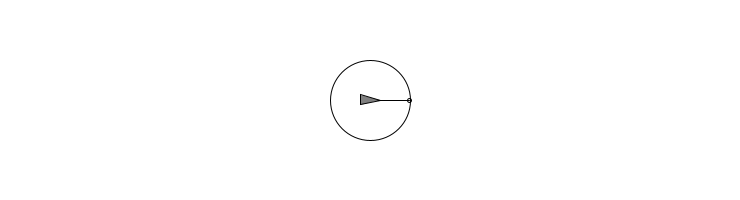
Frame 1 (no input)
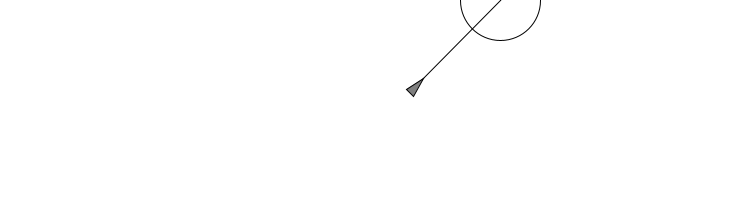
Frame 60 (the mouse pressed at the canvas centre just before this capture)
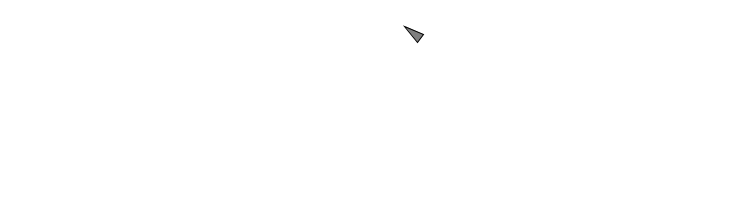
Frame 120 (the mouse held since frame 60 and released just before this capture)

The Processing sketch that drew these frames (run headless with seeded random() and noise(); from frame 60 on, the mouse is pressed at the canvas centre):

// Processing sketch: wander
// ── wander.pde
//instancia de la clase Vehicle. La vamos a llamar wanderer
Vehicle wanderer;
//una variable debug para dibujar las formas en las cuales este
//muchachito basa sus movimientos
boolean debug = true;

void setup() {
  size(740,200);
  //en el setup lo creamos y definimos el x e y que el objeto va a utilizar
  //como vector location
  wanderer = new Vehicle(width/2,height/2);
  //suaaave...
  smooth();
}

void draw() {
  //actualizar fondo. Si comentan esta linea van a obtener un dibujo que se vasa en el
  //recorrido que viene haciendo el wander
  background(255);
  //hacer los calculos para vagar
  wanderer.wander();
  //y luego, vagar.
  wanderer.run();
}

//si el mouse se presiona, alternamos el estado de debug, para dibujar o no las lineas...

void mousePressed() {
  debug = !debug;
}



// ── Vehicle.pde
//clase Vehicle. Es la que hace todos los calculos y demas. Veamosla paso a paso

class Vehicle {

  //los tres vectores de siempre: location, velocity y acceleration
 
  PVector location;
  PVector velocity;
  PVector acceleration;
 
 //r:
 
  float r;
  
  //es el angulo en base al cual vamos a calcular la animacion
  
  float wandertheta;
  
  //fuerza maxima a aplicar
  
  float maxforce;
  
  //velocidad maxima a aplicar
  
  float maxspeed;

  Vehicle(float x, float y) {
    
    //inicializamos las variables. Presetenle atencion que al de location le asignamos
    //la posicion en x e y que le pasamos desde el constructor. Este vehiculo arranca
    //en el centro del escenario, pero lo pueden tirar por donde quieran. Incluso, pueden
    //crear varios de estos y tirarlos en distintas posiciones...
    
    acceleration = new PVector(0,0);
    velocity = new PVector(0,0);
    location = new PVector(x,y);
    
    //el tamano del muneco
    
    r = 5;
    
    //el angulo con el cual vamos a laburar, lo inicializamos en 0
    
    wandertheta = 0;
    
    //ojo con la velocidad. La definimos en 2, pero hay algo importante en esto: la manera
    //en la cual creamos y asignamos todas las variables que entran en juego, definen en su
    //conjunto lo que va a pasar con la animacion. Lograr un movimiento piola depende en gran
    //medida de utilizar distintos valores de manera apropiada, tanto para fuerza, distancia,
    //velocidad, etc.
    
    maxspeed = 1;
    
    //idem con esta variable: cuanto menor sea el valor de maxforce, mas le va a costar
    //al objeto ir hacia el target. A mayor numero, mucho mas rapida e inmediata la reaccion
    
    maxforce = 0.05;
  }

  //organizamos todo en tres funciones, que as ejecutamos desde el metodo run();
  // - update() actualiza los vectores
  // - borders() controla que cuando se va por un lado, aparezca por otro
  // - display() dibuja al objeto en la posicion que le corresponda

  void run() {
    update();
    borders();
    display();
  }

  //la movidilla de siempre:
  //a la velocidad, le agregamos la aceleracion
  //a la velocidad, la limitamos a maxspeed
  //a la posicion, le agregamos la velocidad
  //a la aceleracion, la reseteamos
  
  void update() {
    velocity.add(acceleration);
    velocity.limit(maxspeed);
    location.add(velocity);
    acceleration.mult(0);
  }
  
  //aca es donde pasa la magia y las cosas interesantes y nuevas. Veamos paso a paso:

  void wander() {
    
    //wanderR es el radio para saber dentro de que espacio se genera el wander.
    
    float wanderR = 40;
    
    //distancia en pixeles desde nuestro vehiculo al centro del wander circle
    
    float wanderD = 120;
    
    //change define el "intervalo" con el cual queremos que se produzcan los saltos
    //a menor numero, se mantiene mas estatico, por lo pronto, tiene menos cambio.
    //a mayor numero, mayor aleatoriedad en el salto, por lo pronto, mayor cambio
    
    float change = 0.01;
    
    //wandertheta dijimos que es el angulo que incrementamos constantemente.
    //en cuanto lo incrementamos?
    //en un random posible a calcular entre -change y change.
    
    wandertheta += random(-change,change);

    //esta parte suena a chino, pero vamos a ver que no lo es. Necesitamos saber en que lugar
    //posiconar el circulo dentro del cual calculamos las posicionas. Y lo que recordamos de la diapo es que
    //el mismo se encuentra en una posicion determinada que se encuentra a X distancia en direccion
    //a la velocidad. Por lo pronto, comenzamos creando un vector e igualandolo al vector de velocidad:
    
    PVector circleloc = velocity.get();
    
    //una  vez que lo tenemos, lo normalizamos. ¿por qué? porque no nos interesa la velocidad en sí, sino
    //su dirección.
    
    circleloc.normalize();
    
    //una vez normalizado, tenemos que agregarle la distancia a la cual se va a encontrar. ¿dónde hicimos eso?
    //lo hicimos anteriormente, con la variable wanderD (la distancia entre el vehículo y el círculo en el cual
    //hacemos los calculos
    
    circleloc.mult(wanderD);
    
    //hasta aca esta todo genial, pero, ¿qué nos está faltando? a la posicion del circulo, le tenemos
    //que agregar la posicion del vehiculo:
    
    circleloc.add(location);
    
    //creamos una variable y por medio de heading2D() (atan2) averiguamos hacia donde esdta apuntando
    //la cosa. Sino no vamos a saber hacia donde rotarlo...
    
    float h = velocity.heading2D();
    
    //circleOffSet es el punto sobre la circunferencia que queremos averiguar:
    //la posicion en x es:
    //    - wanderR multiplicado el coseno del angulo actual, mas el angulo del vehiculo (h)
    //la posicion en y es:
    //    - wanderR multiplicado el seno del angulo actual, mas el angulo del vehiculo...
    
    PVector circleOffSet = new PVector(wanderR*cos(wandertheta+h),wanderR*sin(wandertheta+h));
    
    //joder. Llegamos hasta aca y nadie se fue. Eso es bueno. Hicimos todos los calculos, ahora bien, 
    //lo ultimo que nos queda por hacer, es definir el target. El target es el objeto al cual el vehiculo
    //apunta. ¿cómo lo obtenemos? sencillo...creamos un nuevo vector, lo llamamos target, y al mismo
    //le agregamos la posicion del circulo (circleloc)mas la posicion de X punto sobre el circulo (circleOffset)
    
    PVector target = PVector.add(circleloc,circleOffSet);
    
    //a la funcion seek() le pasamos el target...
    
    seek(target);
    
    //y si estamos en modo debug, mandamos a hacer las lineas y toda la porqueria

    if (debug) drawWanderStuff(location,circleloc,target,wanderR);
  }  

  //esto ya lo vimos...lo repasamos en clase!
  
  void seek(PVector target) {
    
    //desired es un vector que apunta desde la posicion de nuestro vehiculo al target...
    
    PVector desired = PVector.sub(target,location);
    
    //ya la obtuvimos? genial. ahora la normalizamos...
    
    desired.normalize();
    
    //la multiplicamos por maxspeed...
    
    desired.mult(maxspeed);
    
    //dijimos que una steering force es la velocidad deseada menos la velocidad actual. Por lo pronto:
   
    PVector steer = PVector.sub(desired,velocity);
    
    //la limitamos a maxforce para que no se vaya al demonio..
    
    steer.limit(maxforce);
    
    //tenemos la fuerza :) la aplicamos!

    applyForce(steer);
  }
  
  //aca la aplicamos. Atenti: si bien a fines practicos lo que estamos haciendo aca carece de sentido 
  //tranquilamente podriamos hacer acceleration.add(steer) y no andar llamando a una funcion, el real 
  //objetivo de esto es que recuerden que este esquema lo venimos manteniendo desde hace un rato largo 
  //(primeras clases!) donde hacemos siempre lo mismo:
  
  //1 - calculamos fuerza
  //2 - se la agregamos a la aceleracion
  //3 - la aceleracion se la agregamos a la velocidad
  //4 - la velocidad se la agregamos a la posicion del objeto
  //
  //en las primeras clases la fuerza era un valor predefinido. En este caso, estamos haciendo
  //algunos calculos para obtenerla y hacer uso de ella :)
  
    void applyForce(PVector force) {
      acceleration.add(force);
  }
  

  //un poquito de dibujo en Processing.

  void display() {
    float theta = velocity.heading2D() + radians(90);
    fill(127);
    stroke(0);
    pushMatrix();
    translate(location.x,location.y);
    rotate(theta);
    beginShape(TRIANGLES);
    vertex(0, -r*2);
    vertex(-r, r*2);
    vertex(r, r*2);
    endShape();
    popMatrix();
  }

  //check para los bordes...
  
  void borders() {
    if (location.x < -r) location.x = width+r;
    if (location.y < -r) location.y = height+r;
    if (location.x > width+r) location.x = -r;
    if (location.y > height+r) location.y = -r;
  }
}


//en caso de estar en modo debug, aca hacemos todos los dibujines...

void drawWanderStuff(PVector location, PVector circle, PVector target, float rad) {
  stroke(0); 
  noFill();
  ellipseMode(CENTER);
  ellipse(circle.x,circle.y,rad*2,rad*2);
  ellipse(target.x,target.y,4,4);
  line(location.x,location.y,circle.x,circle.y);
  line(circle.x,circle.y,target.x,target.y);
}
